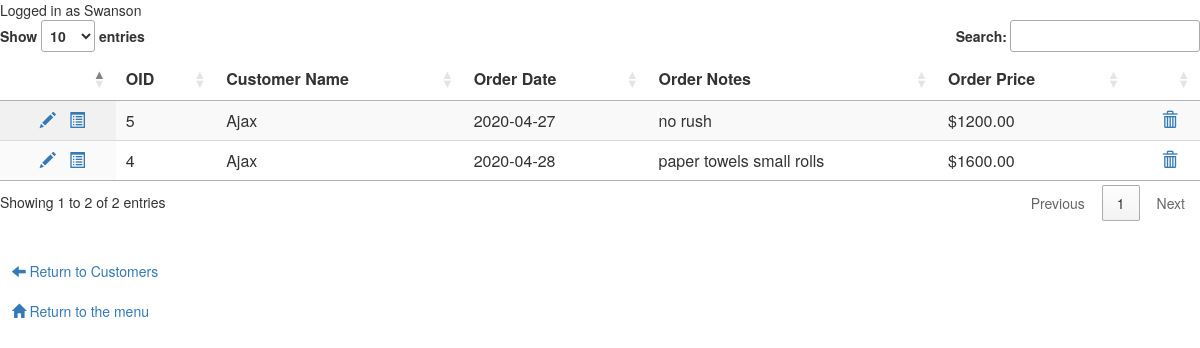
Page /papercompany/view_customer_orders.php?cid=1 (signed in) on the committed database.
### tables this page shows
CREATE TABLE `orders` (
  `orderID` int(11) NOT NULL,
  `orderCust` int(11) NOT NULL,
  `orderDate` date NOT NULL,
  `orderNotes` varchar(255) NOT NULL,
  `orderTotals` decimal(10,2) NOT NULL
);

CREATE TABLE `customers` (
  `custID` int(11) NOT NULL,
  `custName` varchar(64) NOT NULL,
  `custContact` varchar(64) DEFAULT NULL,
  `custPhone` varchar(32) NOT NULL,
  `custEmail` varchar(64) NOT NULL
);

### papercompany/view_customer_orders.php (the view, shortened to what this page needs)
<html>
    <head>
        <link rel="stylesheet" href="https://maxcdn.bootstrapcdn.com/bootstrap/3.3.7/css/bootstrap.min.css">
        <link rel="stylesheet" href="https://maxcdn.bootstrapcdn.com/bootstrap/3.3.7/css/bootstrap-theme.min.css">
        <link rel="stylesheet" type="text/css" href="https://cdn.datatables.net/1.10.20/css/jquery.dataTables.min.css">
    </head>
    <body>
    <table id="myordertable" class="display" style="width:100%">
        <thead>
            <tr><th></th><th>OID</th><th>Customer Name</th><th>Order Date</th><th>Order Notes</th><th>Order Price</th><th></th></tr>
        </thead><tbody>
<?php
require_once("dbcreds.php");
    if($_SESSION['ValidUser'] == true) {
        echo "Logged in as " . $_SESSION['Employee'] . "<BR>";
    } else {
    echo "You must <a href='login.php'>login</a> in order to access this site.";
    exit;
    }
try {
    $conn = new PDO("mysql:host=$dbhost;dbname=$dbname", $dbuser, $dbpass);
    $conn->setAttribute(PDO::ATTR_ERRMODE, PDO::ERRMODE_EXCEPTION);
}
catch(PDOException $e) {
    echo "There has been an issue (#33) with the database connection. Please see your administrator";
}
try {
    $custid = $_GET["cid"];
    $stmt = $conn->prepare("SELECT orderID, orderDate, orderNotes, orderTotals, custName FROM orders, customers WHERE orderCust=:tmpCustID AND orderCust=custID");
    $stmt->bindParam(':tmpCustID', $custid);
    $stmt->execute();
    while($row = $stmt->fetch()) {
        $orderid = $row["orderID"];
        echo "<tr><td align='center'>&nbsp;&nbsp;" .
             "<a href='edit_order.php?cid=$orderid'><span class='glyphicon glyphicon-pencil' aria-hidden='true'></span></a>" .
             "&nbsp;&nbsp;&nbsp;<a href='edit_order.php?cid=$orderid'><span class='glyphicon glyphicon-list-alt' aria-hidden='true'></span></a></td>" .
             "<td>" . $row['orderID'] . "</td>"   .
             "<td>" . $row['custName'] . "</td>"     .
             "<td>" . $row['orderDate'] . "</td>"  .
             "<td>" . $row['orderNotes'] . "</td>"  .
             "<td>" . "$" . $row['orderTotals'] . "</td>" .
             "<td align='center'>&nbsp;&nbsp;" . "<a href='delete_order.php?cid=$orderid'><span class='glyphicon glyphicon-trash' aria-hidden='true'></span></a></td></tr>";
    }
}
catch(PDOException $e) {
    echo "Error: " . $e->getMessage();
}
?>
    </tbody></table>
    <br><br>
    &nbsp;&nbsp;&nbsp;<a href="view_customers.php"><span class='glyphicon glyphicon-arrow-left' aria-hidden='true'></span> Return to Customers</a>
    <br><br>
    &nbsp;&nbsp;&nbsp;<a href="mainmenu.php"><span class='glyphicon glyphicon-home' aria-hidden='true'></span> Return to the menu</a>
</body>
</html>

### rows in the picture
orders: orderID "5", customers.custName "Ajax", orderDate "2020-04-27", orderNotes "no rush", orderTotals "1200.00"
orders: orderID "4", customers.custName "Ajax", orderDate "2020-04-28", orderNotes "paper towels small rolls", orderTotals "1600.00"
